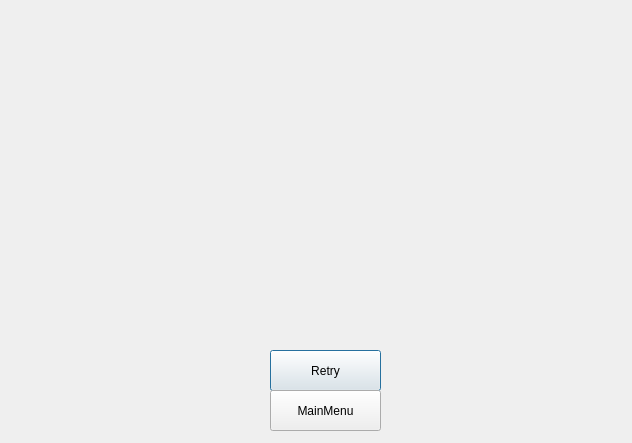
<?xml version="1.0" encoding="UTF-8"?>
<ui version="4.0">
 <class>Lose</class>
 <widget class="QDialog" name="Lose">
  <property name="geometry">
   <rect>
    <x>0</x>
    <y>0</y>
    <width>632</width>
    <height>443</height>
   </rect>
  </property>
  <property name="windowTitle">
   <string>Dialog</string>
  </property>
  <widget class="QLabel" name="labelLosePic">
   <property name="geometry">
    <rect>
     <x>-10</x>
     <y>-10</y>
     <width>651</width>
     <height>461</height>
    </rect>
   </property>
   <property name="text">
    <string/>
   </property>
  </widget>
  <widget class="QPushButton" name="Retrybutton">
   <property name="geometry">
    <rect>
     <x>270</x>
     <y>350</y>
     <width>111</width>
     <height>41</height>
    </rect>
   </property>
   <property name="text">
    <string>Retry</string>
   </property>
  </widget>
  <widget class="QPushButton" name="MainMenubutton_2">
   <property name="geometry">
    <rect>
     <x>270</x>
     <y>390</y>
     <width>111</width>
     <height>41</height>
    </rect>
   </property>
   <property name="text">
    <string>MainMenu</string>
   </property>
  </widget>
 </widget>
 <resources/>
 <connections/>
</ui>
